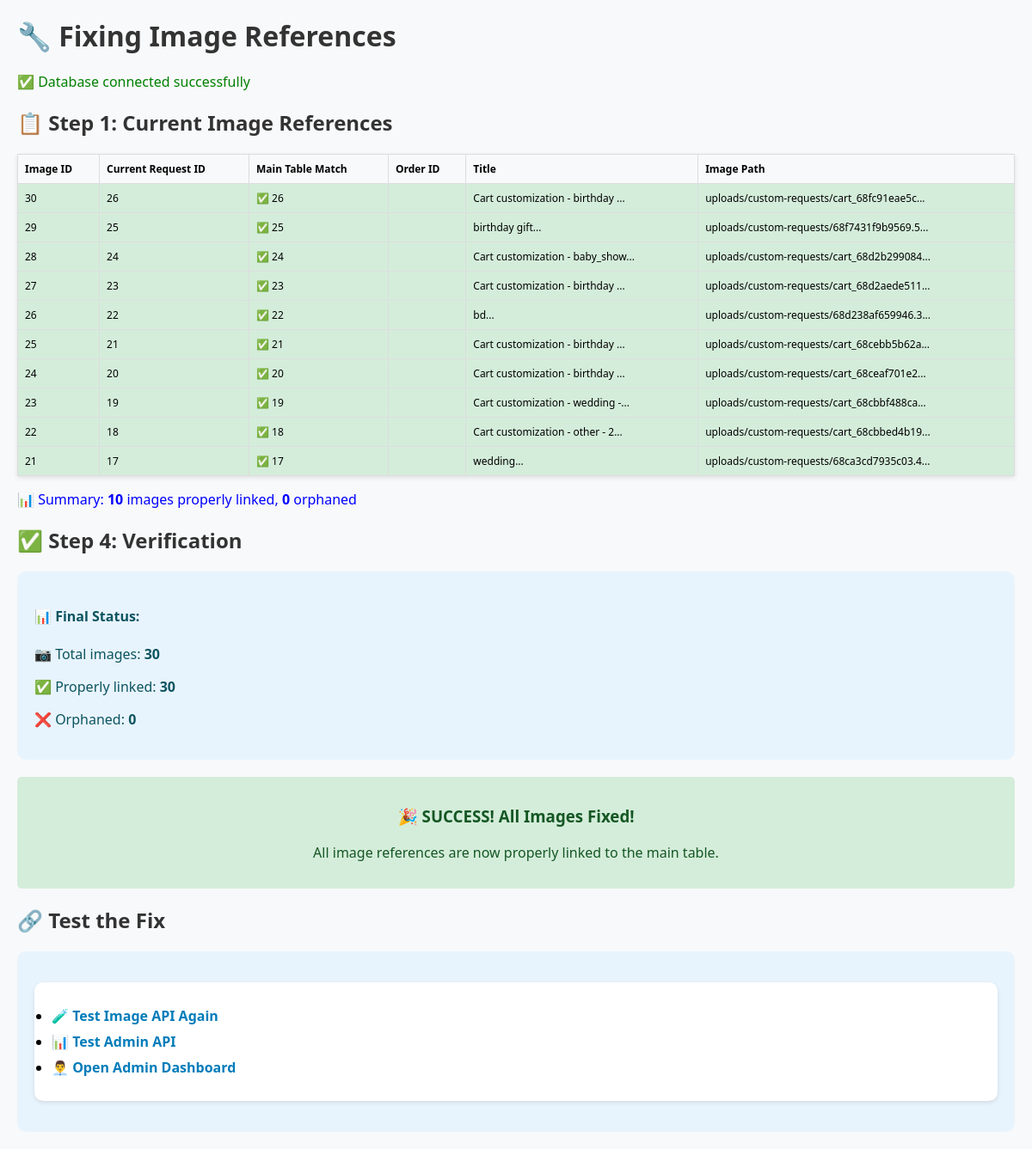
/backend/fix-image-references.php, run on an earlier commit of the app's database.
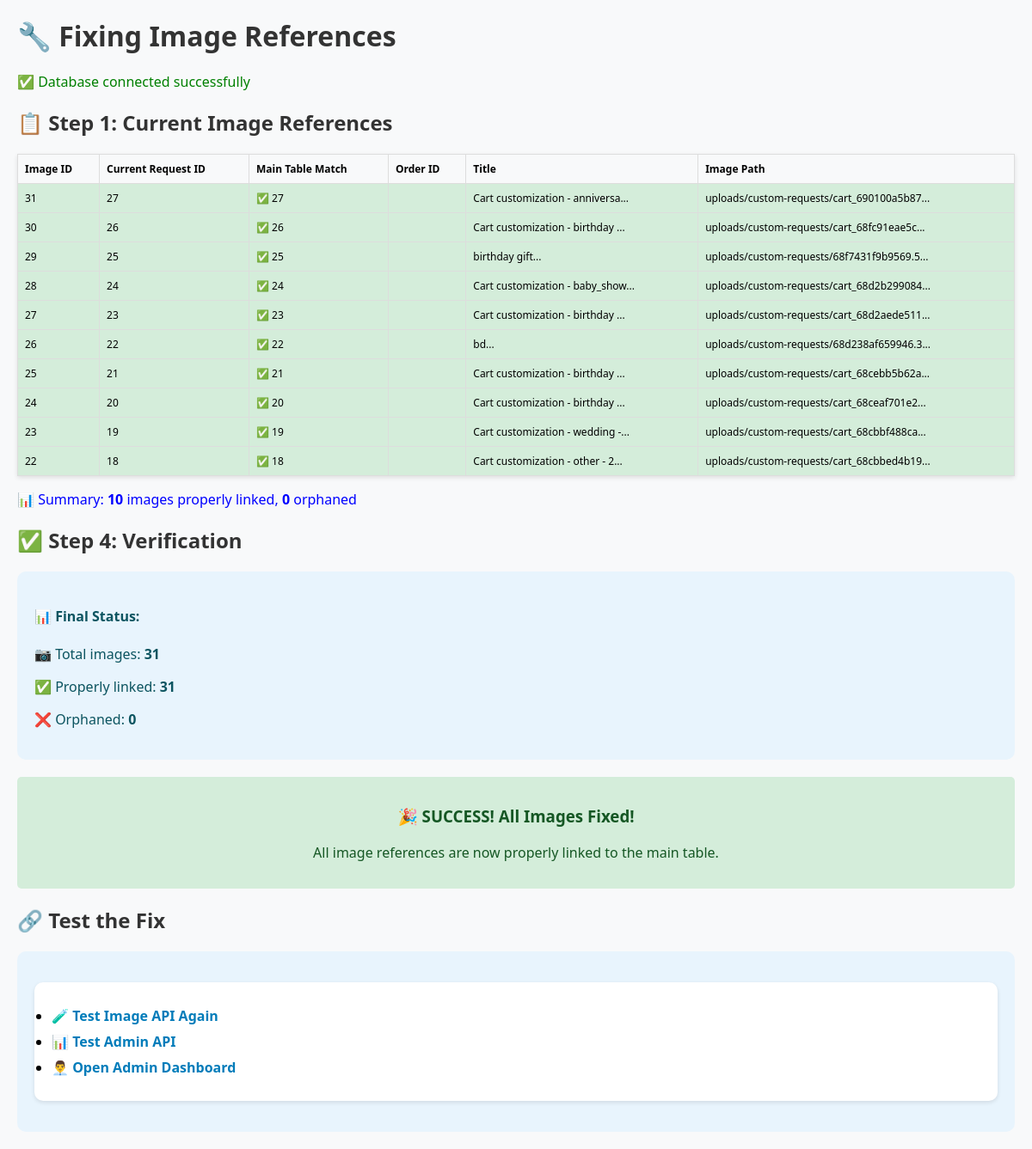
And on a later commit of the database.
### tables this page shows
CREATE TABLE `custom_request_images` (
  `id` int(11) NOT NULL,
  `request_id` int(11) NOT NULL,
  `image_path` varchar(500) NOT NULL,
  `uploaded_at` timestamp NOT NULL DEFAULT current_timestamp()
);

CREATE TABLE `custom_requests` (
  `id` int(11) NOT NULL,
  `user_id` int(11) NOT NULL,
  `title` varchar(255) NOT NULL,
  `description` text NOT NULL,
  `category_id` int(11) DEFAULT NULL,
  `occasion` varchar(100) DEFAULT NULL,
  `budget_min` decimal(10,2) DEFAULT NULL,
  `budget_max` decimal(10,2) DEFAULT NULL,
  `deadline` date DEFAULT NULL,
  `special_instructions` text DEFAULT NULL,
  `gift_tier` enum('budget','premium') DEFAULT 'budget',
  `source` enum('form','cart') NOT NULL DEFAULT 'form',
  `artwork_id` int(11) DEFAULT NULL,
  `requested_quantity` int(11) NOT NULL DEFAULT 1,
  `status` enum('pending','in_progress','completed','cancelled') DEFAULT 'pending',
  `created_at` timestamp NOT NULL DEFAULT current_timestamp()
);

### backend/fix-image-references.php (the view, shortened to what this page needs)
<?php
echo "<h1>🔧 Fixing Image References</h1>";
try {
    $database = new Database();
    $pdo = $database->getConnection();
    echo "<p style='color: green;'>✅ Database connected successfully</p>";
    echo "<h2>📋 Step 1: Current Image References</h2>";
    $imageRefs = $pdo->query("
        SELECT
            cri.id as image_id,
            cri.request_id as current_request_id,
            cri.image_path,
            cr.id as main_table_id,
            cr.order_id,
            cr.title
        FROM custom_request_images cri
        LEFT JOIN custom_requests cr ON cri.request_id = cr.id
        ORDER BY cri.uploaded_at DESC
        LIMIT 10
    ")->fetchAll(PDO::FETCH_ASSOC);
    echo "<table border='1' style='border-collapse: collapse; width: 100%; margin: 10px 0;'>";
    echo "<tr style='background: #f0f0f0;'><th>Image ID</th><th>Current Request ID</th><th>Main Table Match</th><th>Order ID</th><th>Title</th><th>Image Path</th></tr>";
    $orphanedImages = 0;
    $linkedImages = 0;
    foreach ($imageRefs as $ref) {
        $isOrphaned = is_null($ref['main_table_id']);
        if ($isOrphaned) {
            $orphanedImages++;
            $rowStyle = "background: #f8d7da;";
        } else {
            $linkedImages++;
            $rowStyle = "background: #d4edda;";
        }
        echo "<tr style='$rowStyle'>";
        echo "<td>{$ref['image_id']}</td>";
        echo "<td>{$ref['current_request_id']}</td>";
        echo "<td>" . ($isOrphaned ? "❌ No match" : "✅ {$ref['main_table_id']}") . "</td>";
        echo "<td>" . ($ref['order_id'] ?? 'N/A') . "</td>";
        echo "<td>" . (isset($ref['title']) ? substr($ref['title'], 0, 30) . '...' : 'N/A') . "</td>";
        echo "<td>" . substr($ref['image_path'], 0, 40) . "...</td>";
        echo "</tr>";
    }
    echo "</table>";
    echo "<p style='color: blue;'>📊 Summary: <strong>$linkedImages</strong> images properly linked, <strong>$orphanedImages</strong> orphaned</p>";
    echo "<h2>✅ Step 4: Verification</h2>";
    $finalCheck = $pdo->query("
        SELECT
            COUNT(*) as total_images,
            COUNT(cr.id) as linked_images,
            COUNT(*) - COUNT(cr.id) as orphaned_images
        FROM custom_request_images cri
        LEFT JOIN custom_requests cr ON cri.request_id = cr.id
    ")->fetch(PDO::FETCH_ASSOC);
    echo "<div style='background: #e8f4fd; padding: 20px; border-radius: 10px; margin: 20px 0;'>";
    echo "<h4 style='color: #0c5460;'>📊 Final Status:</h4>";
    echo "<p style='color: #0c5460;'>📷 Total images: <strong>{$finalCheck['total_images']}</strong></p>";
    echo "<p style='color: #0c5460;'>✅ Properly linked: <strong>{$finalCheck['linked_images']}</strong></p>";
    echo "<p style='color: #0c5460;'>❌ Orphaned: <strong>{$finalCheck['orphaned_images']}</strong></p>";
    echo "</div>";
    if ($finalCheck['orphaned_images'] == 0) {
        echo "<div style='background: #d4edda; padding: 15px; border-radius: 5px; margin: 15px 0; text-align: center;'>";
        echo "<h3 style='color: #155724;'>🎉 SUCCESS! All Images Fixed!</h3>";
        echo "<p style='color: #155724;'>All image references are now properly linked to the main table.</p>";
        echo "</div>";
    }
    echo "<h2>🔗 Test the Fix</h2>";
    echo "<div style='background: #e8f4fd; padding: 20px; border-radius: 10px; margin: 20px 0;'>";
    echo "<ul>";
    echo "<li><a href='test-fixed-image-api.php' target='_blank' style='color: #007cba; font-weight: bold;'>🧪 Test Image API Again</a></li>";
    echo "<li><a href='api/admin/custom-requests-database-only.php' target='_blank' style='color: #007cba; font-weight: bold;'>📊 Test Admin API</a></li>";
    echo "<li><a href='../frontend/admin/custom-requests-dashboard.html' target='_blank' style='color: #007cba; font-weight: bold;'>👨‍💼 Open Admin Dashboard</a></li>";
    echo "</ul>";
    echo "</div>";
} catch (Exception $e) {
    echo "<div style='background: #f8d7da; padding: 20px; border-radius: 10px; margin: 20px 0; border-left: 5px solid #dc3545;'>";
    echo "<h3 style='color: #721c24; margin-top: 0;'>❌ Error Occurred</h3>";
    echo "<p style='color: #721c24;'><strong>Error:</strong> " . $e->getMessage() . "</p>";
    echo "</div>";
}
?>

What changed in the data, as far as the page shows it:
no longer on this page (row edited): custom_request_images: id "21", request "17", custom_requests.id "17", custom_requests.title "wedding", image_path "uploads/custom-requests/68ca3cd7935c03.4"
added custom_request_images: id "31", request "27", custom_requests.id "27", custom_requests.title "Cart customization - anniversa", image_path "uploads/custom-requests/cart_690100a5b87"
Also different on the page:
$finalCheck['total_images']: "30" → "31"
$finalCheck['linked_images']: "30" → "31"
